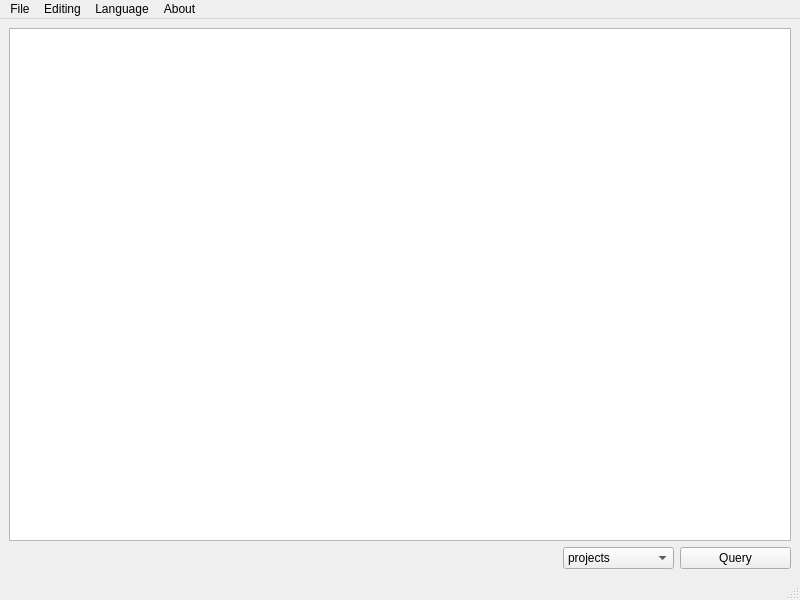
<?xml version="1.0" encoding="UTF-8"?>
<ui version="4.0">
 <class>MainWindow</class>
 <widget class="QMainWindow" name="MainWindow">
  <property name="geometry">
   <rect>
    <x>0</x>
    <y>0</y>
    <width>800</width>
    <height>600</height>
   </rect>
  </property>
  <property name="windowTitle">
   <string>MainWindow</string>
  </property>
  <widget class="QWidget" name="centralwidget">
   <layout class="QGridLayout" name="gridLayout">
    <item row="0" column="0">
     <widget class="QTableView" name="tableView"/>
    </item>
    <item row="1" column="0">
     <layout class="QHBoxLayout" name="horizontalLayout" stretch="5,1,1">
      <item>
       <spacer name="horizontalSpacer">
        <property name="orientation">
         <enum>Qt::Horizontal</enum>
        </property>
        <property name="sizeHint" stdset="0">
         <size>
          <width>548</width>
          <height>20</height>
         </size>
        </property>
       </spacer>
      </item>
      <item>
       <widget class="QComboBox" name="comboBox">
        <item>
         <property name="text">
          <string>projects</string>
         </property>
        </item>
        <item>
         <property name="text">
          <string>employees</string>
         </property>
        </item>
        <item>
         <property name="text">
          <string>jobs</string>
         </property>
        </item>
        <item>
         <property name="text">
          <string>departments</string>
         </property>
        </item>
        <item>
         <property name="text">
          <string>customers</string>
         </property>
        </item>
       </widget>
      </item>
      <item>
       <widget class="QPushButton" name="buttonQuery">
        <property name="text">
         <string>Query</string>
        </property>
       </widget>
      </item>
     </layout>
    </item>
   </layout>
  </widget>
  <widget class="QMenuBar" name="menubar">
   <property name="geometry">
    <rect>
     <x>0</x>
     <y>0</y>
     <width>800</width>
     <height>25</height>
    </rect>
   </property>
   <widget class="QMenu" name="menuFile">
    <property name="title">
     <string>File</string>
    </property>
    <addaction name="separator"/>
    <addaction name="actionConnect"/>
    <addaction name="actionDisconnect"/>
    <addaction name="actionExit"/>
   </widget>
   <widget class="QMenu" name="menuAbout">
    <property name="title">
     <string>About</string>
    </property>
    <addaction name="actionAbout_the_author"/>
   </widget>
   <widget class="QMenu" name="menuEditing">
    <property name="title">
     <string>Editing</string>
    </property>
    <addaction name="separator"/>
    <addaction name="actionAdd_row"/>
    <addaction name="actionEdit_row"/>
    <addaction name="actionDelete_row"/>
   </widget>
   <widget class="QMenu" name="menuLanguage">
    <property name="title">
     <string>Language</string>
    </property>
   </widget>
   <addaction name="menuFile"/>
   <addaction name="menuEditing"/>
   <addaction name="menuLanguage"/>
   <addaction name="menuAbout"/>
  </widget>
  <widget class="QStatusBar" name="statusbar"/>
  <action name="actionConnect">
   <property name="text">
    <string>Connect</string>
   </property>
  </action>
  <action name="actionExit">
   <property name="text">
    <string>Exit</string>
   </property>
  </action>
  <action name="actionAbout_the_author">
   <property name="text">
    <string>About the author</string>
   </property>
  </action>
  <action name="actionDisconnect">
   <property name="text">
    <string>Disconnect</string>
   </property>
  </action>
  <action name="actionAdd_row">
   <property name="text">
    <string>Add row</string>
   </property>
  </action>
  <action name="actionEdit_row">
   <property name="text">
    <string>Edit row</string>
   </property>
  </action>
  <action name="actionDelete_row">
   <property name="text">
    <string>Delete row</string>
   </property>
  </action>
 </widget>
 <resources/>
 <connections>
  <connection>
   <sender>actionExit</sender>
   <signal>triggered()</signal>
   <receiver>MainWindow</receiver>
   <slot>close()</slot>
   <hints>
    <hint type="sourcelabel">
     <x>-1</x>
     <y>-1</y>
    </hint>
    <hint type="destinationlabel">
     <x>399</x>
     <y>299</y>
    </hint>
   </hints>
  </connection>
 </connections>
</ui>
